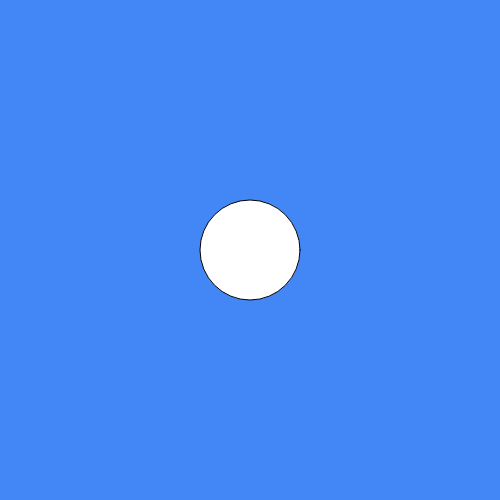
Frame 1 (no input)
Frame 60 (no input): identical to frame 1, image omitted
Frame 120 (the mouse pressed at the canvas centre since frame 60): identical to frame 1, image omitted

The p5.js sketch that drew this single still picture (run headless with seeded random() and noise() and a simulated clock; from frame 60 on, the mouse is pressed at the canvas centre):

// p5.js sketch
// ── sketch.js
let grabbed = false;
let shapeX;
let shapeY;
const radius = 50;
const diameter = radius*2;

function setup() {
  // put setup code here
  createCanvas(500,500);
  background(66, 135, 245);
  
  shapeX = width/2;
  shapeY = height/2;
}

function draw () {
  background(66, 135, 245);
  ellipse(shapeX, shapeY, diameter, diameter);
}

function mousePressed () {
  let d = dist(mouseX, mouseY, shapeX, shapeY);
  if( d < radius) {
    grabbed = true;
  } else {
    grabbed = false;
  }
}
function mouseReleased () {
  grabbed = false;
}

function mouseDragged() {
  if(grabbed){
    shapeX = mouseX;
    shapeY = mouseY;
  }
}
